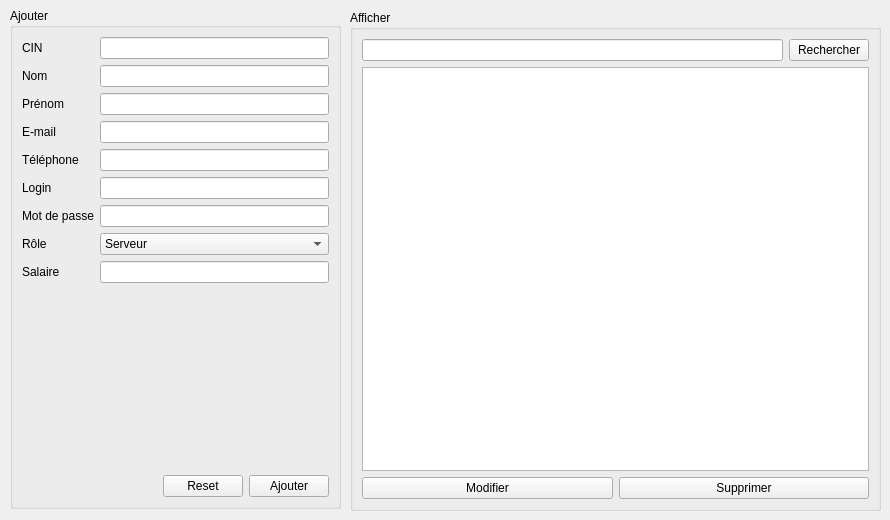
           <widget class="QWidget" name="tab_7">
            <attribute name="title">
             <string>Staff</string>
            </attribute>
            <widget class="QGroupBox" name="groupBox_5">
             <property name="geometry">
              <rect>
               <x>10</x>
               <y>8</y>
               <width>331</width>
               <height>501</height>
              </rect>
             </property>
             <property name="title">
              <string>Ajouter</string>
             </property>
             <layout class="QVBoxLayout" name="verticalLayout_10">
              <item>
               <layout class="QVBoxLayout" name="verticalLayout_11">
                <item>
                 <layout class="QFormLayout" name="formLayout_3">
                  <item row="0" column="0">
                   <widget class="QLabel" name="iDLabel_3">
                    <property name="text">
                     <string>CIN</string>
                    </property>
                   </widget>
                  </item>
                  <item row="0" column="1">
                   <widget class="QLineEdit" name="cin_staff_2"/>
                  </item>
                  <item row="1" column="0">
                   <widget class="QLabel" name="nomLabel_2">
                    <property name="text">
                     <string>Nom</string>
                    </property>
                   </widget>
                  </item>
                  <item row="1" column="1">
                   <widget class="QLineEdit" name="nom_staff_2"/>
                  </item>
                  <item row="2" column="0">
                   <widget class="QLabel" name="prNomLabel_3">
                    <property name="text">
                     <string>Prénom</string>
                    </property>
                   </widget>
                  </item>
                  <item row="2" column="1">
                   <widget class="QLineEdit" name="prenom_staff_2"/>
                  </item>
                  <item row="3" column="0">
                   <widget class="QLabel" name="eMailLabel_2">
                    <property name="text">
                     <string>E-mail</string>
                    </property>
                   </widget>
                  </item>
                  <item row="3" column="1">
                   <widget class="QLineEdit" name="email_staff_2"/>
                  </item>
                  <item row="4" column="0">
                   <widget class="QLabel" name="tLPhoneLabel_2">
                    <property name="text">
                     <string>Téléphone</string>
                    </property>
                   </widget>
                  </item>
                  <item row="4" column="1">
                   <widget class="QLineEdit" name="tel_staff_2"/>
                  </item>
                  <item row="5" column="0">
                   <widget class="QLabel" name="loginLabel_2">
                    <property name="text">
                     <string>Login</string>
                    </property>
                   </widget>
                  </item>
                  <item row="5" column="1">
                   <widget class="QLineEdit" name="login_staff_2"/>
                  </item>
                  <item row="6" column="0">
                   <widget class="QLabel" name="motDePasseLabel_2">
                    <property name="text">
                     <string>Mot de passe</string>
                    </property>
                   </widget>
                  </item>
                  <item row="6" column="1">
                   <widget class="QLineEdit" name="pass_staff_2">
                    <property name="echoMode">
                     <enum>QLineEdit::Password</enum>
                    </property>
                   </widget>
                  </item>
                  <item row="8" column="0">
                   <widget class="QLabel" name="salaireLabel_2">
                    <property name="text">
                     <string>Salaire</string>
                    </property>
                   </widget>
                  </item>
                  <item row="8" column="1">
                   <widget class="QLineEdit" name="salaire_staff_2"/>
                  </item>
                  <item row="7" column="0">
                   <widget class="QLabel" name="rLeLabel_3">
                    <property name="text">
                     <string>Rôle</string>
                    </property>
                   </widget>
                  </item>
                  <item row="7" column="1">
                   <widget class="QComboBox" name="role_staff_2">
                    <item>
                     <property name="text">
                      <string>Serveur</string>
                     </property>
                    </item>
                    <item>
                     <property name="text">
                      <string>livreur</string>
                     </property>
                    </item>
                    <item>
                     <property name="text">
                      <string>Chef cuisinier</string>
                     </property>
                    </item>
                   </widget>
                  </item>
                 </layout>
                </item>
                <item>
                 <spacer name="verticalSpacer_2">
                  <property name="orientation">
                   <enum>Qt::Vertical</enum>
                  </property>
                  <property name="sizeHint" stdset="0">
                   <size>
                    <width>20</width>
                    <height>40</height>
                   </size>
                  </property>
                 </spacer>
                </item>
                <item>
                 <layout class="QHBoxLayout" name="horizontalLayout_15">
                  <item>
                   <spacer name="horizontalSpacer_3">
                    <property name="orientation">
                     <enum>Qt::Horizontal</enum>
                    </property>
                    <property name="sizeHint" stdset="0">
                     <size>
                      <width>40</width>
                      <height>20</height>
                     </size>
                    </property>
                   </spacer>
                  </item>
                  <item>
                   <widget class="QPushButton" name="reset_staff_2">
                    <property name="text">
                     <string>Reset</string>
                    </property>
                   </widget>
                  </item>
                  <item>
                   <widget class="QPushButton" name="ajouter_staff_2">
                    <property name="text">
                     <string>Ajouter</string>
                    </property>
                   </widget>
                  </item>
                 </layout>
                </item>
               </layout>
              </item>
             </layout>
            </widget>
            <widget class="QGroupBox" name="groupBox_6">
             <property name="geometry">
              <rect>
               <x>350</x>
               <y>10</y>
               <width>531</width>
               <height>501</height>
              </rect>
             </property>
             <property name="title">
              <string>Afficher</string>
             </property>
             <layout class="QVBoxLayout" name="verticalLayout_12">
              <item>
               <layout class="QVBoxLayout" name="verticalLayout_13">
                <item>
                 <layout class="QHBoxLayout" name="horizontalLayout_16">
                  <item>
                   <widget class="QLineEdit" name="recherche_staff_2"/>
                  </item>
                  <item>
                   <widget class="QPushButton" name="rechercher_staff_2">
                    <property name="text">
                     <string>Rechercher</string>
                    </property>
                   </widget>
                  </item>
                 </layout>
                </item>
                <item>
                 <layout class="QHBoxLayout" name="horizontalLayout_17">
                  <item>
                   <widget class="QTableView" name="tableView_staff_2"/>
                  </item>
                 </layout>
                </item>
                <item>
                 <layout class="QHBoxLayout" name="horizontalLayout_18">
                  <item>
                   <widget class="QPushButton" name="modifier_staff_2">
                    <property name="text">
                     <string>Modifier</string>
                    </property>
                    <property name="checkable">
                     <bool>true</bool>
                    </property>
                   </widget>
                  </item>
                  <item>
                   <widget class="QPushButton" name="supprimer_staff_2">
                    <property name="text">
                     <string>Supprimer</string>
                    </property>
                   </widget>
                  </item>
                 </layout>
                </item>
               </layout>
              </item>
             </layout>
            </widget>
           </widget>
